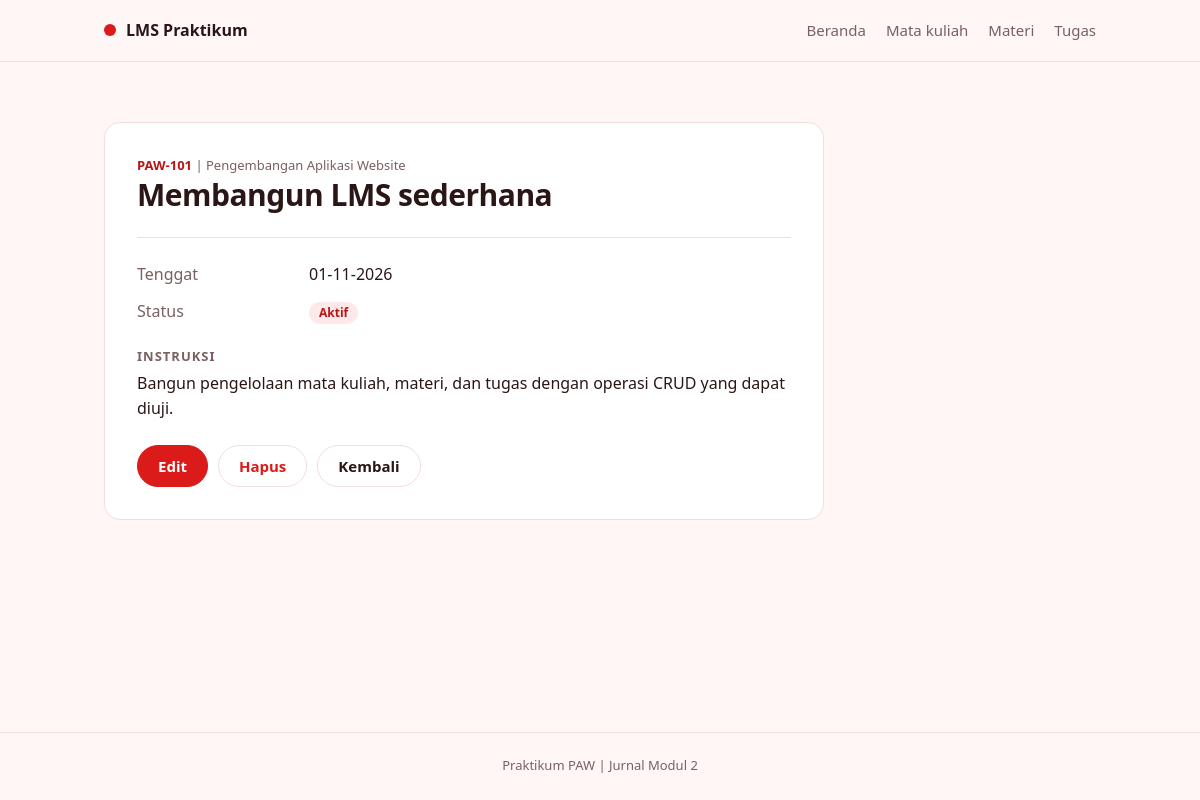
The page /tugas.php?aksi=detail&id=1 on the database its author committed.
### tables this page shows
CREATE TABLE IF NOT EXISTS tugas (
    id INT UNSIGNED AUTO_INCREMENT PRIMARY KEY,
    mata_kuliah_id INT UNSIGNED NOT NULL,
    judul VARCHAR(150) NOT NULL,
    instruksi TEXT NOT NULL,
    tenggat DATE NOT NULL,
    status VARCHAR(20) NOT NULL,
    FOREIGN KEY (mata_kuliah_id) REFERENCES mata_kuliah (id) ON DELETE RESTRICT
);

CREATE TABLE IF NOT EXISTS mata_kuliah (
    id INT UNSIGNED AUTO_INCREMENT PRIMARY KEY,
    kode VARCHAR(20) NOT NULL UNIQUE,
    nama VARCHAR(100) NOT NULL,
    dosen VARCHAR(100) NOT NULL,
    semester TINYINT UNSIGNED NOT NULL
);

### functions.php (called while the page is built, shortened)
<?php
function h($teks)
{
    return htmlspecialchars((string) $teks, ENT_QUOTES, 'UTF-8');
}
function input($sumber, $nama)
{
    if (isset($sumber[$nama]) && is_string($sumber[$nama])) {
        return trim($sumber[$nama]);
    }
    return '';
}
function cari_tugas($conn, $id)
{
    $sql = 'SELECT tugas.*, mata_kuliah.kode AS kode_mk, mata_kuliah.nama AS nama_mk
            FROM tugas
            JOIN mata_kuliah ON mata_kuliah.id = tugas.mata_kuliah_id
            WHERE tugas.id = ?';
    $stmt = $conn->prepare($sql);
    $stmt->execute([$id]);
    return $stmt->get_result()->fetch_assoc();
}

### tugas.php (the view, shortened to what this page needs)
<?php
require 'functions.php';
require 'connect.php';
$aksi = input($_GET, 'aksi');
$pilihan_mk = pilihan_mata_kuliah($conn);
$tugas = ['mata_kuliah_id' => '', 'judul' => '', 'instruksi' => '', 'tenggat' => '', 'status' => 'Draf'];
$id = 0;
if ($aksi === 'detail' || $aksi === 'edit' || $aksi === 'hapus') {
    $id = (int) input($_GET, 'id');
    $tugas = cari_tugas($conn, $id);
}
require 'header.php';
?>
<?php if ($aksi === 'daftar'): ?>
    <div class="page-head">
        <div>
            <h1>Tugas</h1>
            <p class="muted">Menampilkan <?= count($daftar_tugas) ?> data.</p>
        </div>
        <a class="btn" href="tugas.php?aksi=tambah">+ Tambah</a>
    </div>
    <form class="toolbar" method="get" action="tugas.php">
        <input type="text" name="search" placeholder="Cari judul atau mata kuliah" value="<?= h($search) ?>">
        <select name="mata_kuliah_id">
            <option value="">Semua mata kuliah</option>
            <?php foreach ($pilihan_mk as $id_pilihan => $nama): ?>
                <option value="<?= (int) $id_pilihan ?>" <?= $id_pilihan == $id_mk ? 'selected' : '' ?>><?= h($nama) ?></option>
            <?php endforeach ?>
        </select>
        <select name="status">
            <option value="">Semua status</option>
            <?php foreach ($pilihan_status as $pilihan): ?>
                <option value="<?= h($pilihan) ?>" <?= $pilihan === $status ? 'selected' : '' ?>><?= h($pilihan) ?></option>
            <?php endforeach ?>
        </select>
        <button class="btn" type="submit">Cari</button>
        <a class="btn btn-ghost" href="tugas.php">Reset</a>
    </form>
    <?php if (count($daftar_tugas) === 0): ?>
        <p class="empty">Data tidak ditemukan.</p>
    <?php else: ?>
        <div class="card list">
            <?php foreach ($daftar_tugas as $baris): ?>
                <div class="list-item">
                    <div>
                        <p class="kicker"><span class="code"><?= h($baris['kode_mk']) ?></span> | <?= h($baris['nama_mk']) ?></p>
                        <h2><?= h($baris['judul']) ?></h2>
                        <p class="muted">Tenggat <?= date('d-m-Y', strtotime($baris['tenggat'])) ?> <span class="badge"><?= h($baris['status']) ?></span></p>
                    </div>
                    <div class="actions">
                        <a class="btn btn-sm" href="tugas.php?aksi=detail&id=<?= (int) $baris['id'] ?>">Detail</a>
                        <a class="btn btn-sm btn-ghost" href="tugas.php?aksi=edit&id=<?= (int) $baris['id'] ?>">Edit</a>
                    </div>
                </div>
            <?php endforeach ?>
        </div>
    <?php endif ?>
<?php elseif ($aksi === 'detail'): ?>
    <article class="card detail">
        <p class="kicker"><span class="code"><?= h($tugas['kode_mk']) ?></span> | <?= h($tugas['nama_mk']) ?></p>
        <h1><?= h($tugas['judul']) ?></h1>
        <dl class="specs">
            <dt>Tenggat</dt>
            <dd><?= date('d-m-Y', strtotime($tugas['tenggat'])) ?></dd>
            <dt>Status</dt>
            <dd><span class="badge"><?= h($tugas['status']) ?></span></dd>
        </dl>
        <h2 class="label">Instruksi</h2>
        <p><?= nl2br(h($tugas['instruksi'])) ?></p>
        <div class="actions">
            <a class="btn" href="tugas.php?aksi=edit&id=<?= $id ?>">Edit</a>
            <a class="btn btn-ghost btn-danger" href="tugas.php?aksi=hapus&id=<?= $id ?>">Hapus</a>
            <a class="btn btn-ghost" href="tugas.php">Kembali</a>
        </div>
    </article>
<?php endif ?>
<?php require 'footer.php'; ?>

### styles.css (style rules this page uses)
:root { --merah: #DB1A1A; --merah-tua: #B91414; --latar: #FFF6F6; --putih: #FFFFFF; --merah-muda: #FDE9E9; --garis: #F4DDDD; --teks: #2B1616; --teks-pudar: #7A6060; }
* { box-sizing: border-box; }
body { margin: 0; background: var(--latar); color: var(--teks); font: 16px/1.55 system-ui, -apple-system, "Segoe UI", Roboto, Arial, sans-serif; }
h1, h2, p, dl, dd { margin: 0; }
h1 { font-size: 30px; line-height: 1.2; letter-spacing: -0.5px; overflow-wrap: anywhere; }
h2 { font-size: 18px; line-height: 1.3; overflow-wrap: anywhere; }
.btn { display: inline-block; padding: 11px 20px; border: 1px solid var(--merah); border-radius: 999px; background: var(--merah); color: #fff; font: inherit; font-size: 15px; font-weight: 600; line-height: 1.2; text-align: center; text-decoration: none; cursor: pointer; }
.btn-ghost { background: transparent; border-color: var(--garis); color: var(--teks); }
.btn-danger { color: var(--merah); }
.actions { display: flex; flex-wrap: wrap; gap: 10px; margin-top: 24px; }
.card { background: var(--putih); border: 1px solid var(--garis); border-radius: 16px; }
.form, .detail { max-width: 720px; margin-top: 24px; padding: 32px; }
.kicker { margin-bottom: 2px; color: var(--teks-pudar); font-size: 13px; overflow-wrap: anywhere; }
.code { color: var(--merah-tua); font-weight: 600; }
.badge { display: inline-block; margin-left: 6px; padding: 2px 10px; border-radius: 999px; background: var(--merah-muda); color: var(--merah-tua); font-size: 12px; font-weight: 600; }
dd .badge { margin-left: 0; }
.specs { display: grid; grid-template-columns: 160px 1fr; gap: 12px; margin-top: 24px; padding-top: 24px; border-top: 1px solid var(--garis); }
.specs dt { color: var(--teks-pudar); }
.specs dd { font-weight: 500; overflow-wrap: anywhere; }
.detail > p { overflow-wrap: anywhere; }
.label { margin: 24px 0 6px; color: var(--teks-pudar); font-size: 13px; font-weight: 600; letter-spacing: 1px; text-transform: uppercase; }

### rows shown on the page
tugas: mata_kuliah.kode "PAW-101", mata_kuliah.nama "Pengembangan Aplikasi Website", judul "Membangun LMS sederhana", tenggat "01-11-2026", status "Aktif", instruksi "Bangun pengelolaan mata kuliah, materi, dan tugas dengan operasi CRUD yang dapat diuji."
